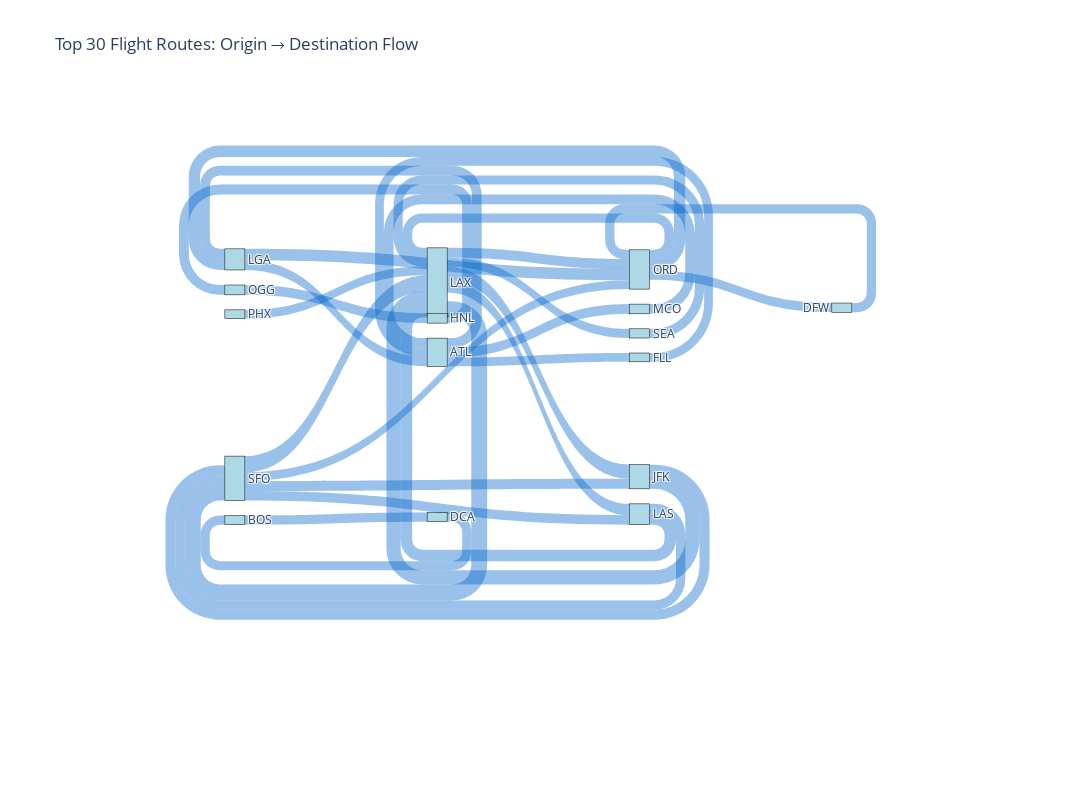

Notebook cell for this chart:
### Code cell
# Interactive Sankey Diagram: Flight Flow Analysis
print("🌊 Creating Interactive Flight Flow Visualization...\n")

try:
    # Prepare data for top routes
    route_flow = flights_processed.groupby(['ORIGIN_AIRPORT', 'DESTINATION_AIRPORT']).size().reset_index(name='Flights')
    route_flow = route_flow.nlargest(30, 'Flights')
    
    # Create unique node labels
    all_airports = pd.concat([route_flow['ORIGIN_AIRPORT'], route_flow['DESTINATION_AIRPORT']]).unique()
    airport_dict = {airport: idx for idx, airport in enumerate(all_airports)}
    
    # Create Sankey diagram
    fig_sankey = go.Figure(data=[go.Sankey(
        node=dict(
            pad=15,
            thickness=20,
            line=dict(color='black', width=0.5),
            label=all_airports,
            color='lightblue'
        ),
        link=dict(
            source=[airport_dict[origin] for origin in route_flow['ORIGIN_AIRPORT']],
            target=[airport_dict[dest] for dest in route_flow['DESTINATION_AIRPORT']],
            value=route_flow['Flights'].values,
            color='rgba(0, 100, 200, 0.4)'
        )
    )])
    
    fig_sankey.update_layout(
        title='Top 30 Flight Routes: Origin → Destination Flow',
        font=dict(size=12),
        height=800,
        width=1400
    )
    
    fig_sankey.show()
    print("✅ Interactive Sankey diagram generated successfully")
    print(f"   Visualizing {len(route_flow)} routes across {len(all_airports)} airports")
    
except Exception as e:
    print(f"⚠️ Could not generate Sankey diagram: {e}")
    print("This is optional - core analysis continues.")

### Figure 1 — Plotly figure (JSON) as saved in the notebook; plotly's stock layout.template omitted (floating-point values rounded to 4 significant figures)
{"data": [{"link": {"color": "rgba(0, 100, 200, 0.4)", "source": [0, 1, 2, 1, 3, 4, 1, 5, 0, 2, 6, 7, 1, 8, 4, 8, 9, 0, 5, 10, 3, 11, 1, 12, 13, 5, 8, 14, 15, 0], "target": [1, 0, 1, 2, 1, 5, 3, 4, 2, 0, 7, 6, 5, 4, 8, 9, 8, 3, 1, 5, 0, 1, 11, 13, 12, 10, 14, 8, 1, 5], "value": [13744, 13457, 12016, 12015, 9715, 9639, 9594, 9575, 8440, 8437, 8313, 8282, 8256, 8234, 8215, 8202, 8202, 7995, 7941, 7870, 7870, 7765, 7732, 7687, 7686, 7677, 7419, 7411, 7380, 7380]}, "node": {"color": "lightblue", "label": ["SFO", "LAX", "JFK", "LAS", "LGA", "ORD", "OGG", "HNL", "ATL", "MCO", "DFW", "SEA", "BOS", "DCA", "FLL", "PHX"], "line": {"color": "black", "width": 0.5}, "pad": 15, "thickness": 20}, "type": "sankey"}], "layout": {"font": {"size": 12}, "height": 800, "title": {"text": "Top 30 Flight Routes: Origin → Destination Flow"}, "width": 1400}}
